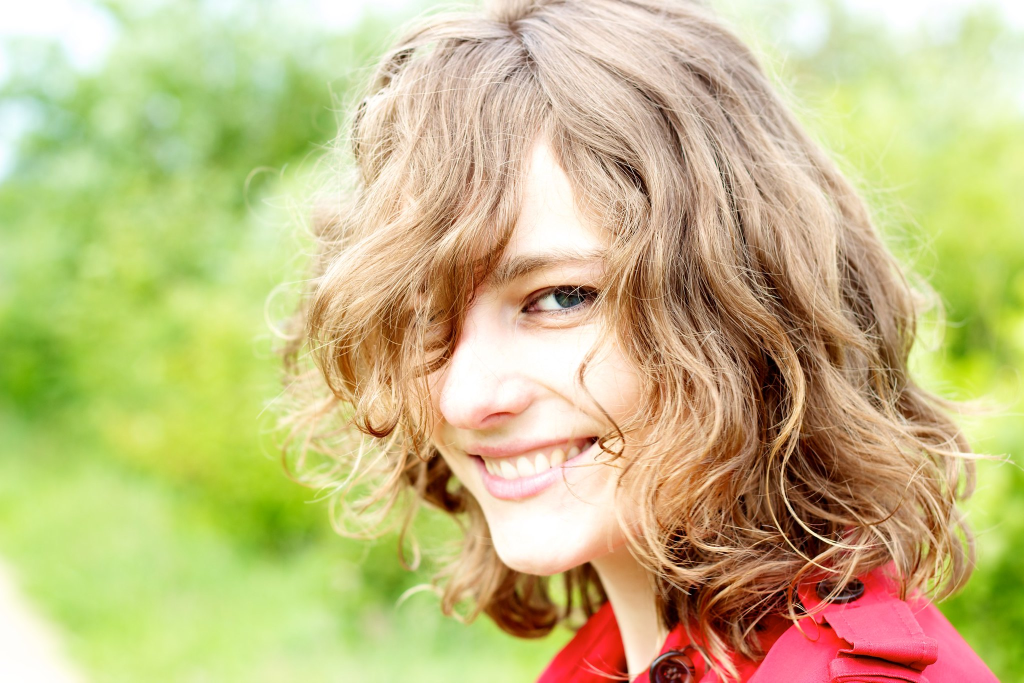
//> input picture low-light/HE/images/input/over_exposure.jpg, 2048 x 1365 px (shown at 1/2 size)
$ ./histogram_equalization_demo   (built with g++ and OpenCV 4)
//> lines starting //> are read from the running program, lines starting //| are printed output that depends on the picture
//C++
#include <cmath>
#include <chrono>
#include <vector>
#include <iostream>
// self
#include "histogram_equalization.h"

namespace {
    // [19 lines left out: functions run, cv_info, cv_show, not called in this run]

    cv::Mat cv_resize(cv::Mat& one_image, const int height, const int width, const int _interpolation=cv::INTER_LINEAR) {
		cv::Mat result;
		cv::resize(one_image, result, cv::Size(width, height), 0, 0, _interpolation);
		return result;
	}

	// [12 lines left out: functions cv_concat, cv_concat, not called in this run]
}


void denoise_gray_demo_1() {
    // ---------- 【1】根据图片路径读取图像
    const char* noise_path = "./images/input/over_exposure.jpg";
    auto low_contrast_image = cv::imread(noise_path);
//> low_contrast_image is the input picture: 1365 rows x 2048 cols, CV_8UC3; mean B, G, R 132, 188.6, 197.5
    if(low_contrast_image.empty()) {
        std::cout << "读取图片  " << noise_path << "  失败 !" << std::endl;
        return;
    }
    // ---------- 【2】灰度图的直方图均衡化
    low_contrast_image = cv_resize(low_contrast_image, 341, 512);
//> in cv_resize, `cv::resize(one_image, result, cv::Size(width, height), 0, 0, _interpol..`:
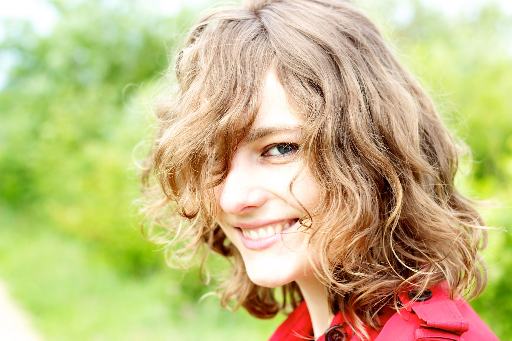
//> result: 341 rows x 512 cols, CV_8UC3; mean B, G, R 131.9, 188.5, 197.4
    cv::cvtColor(low_contrast_image, low_contrast_image, cv::COLOR_BGR2GRAY);
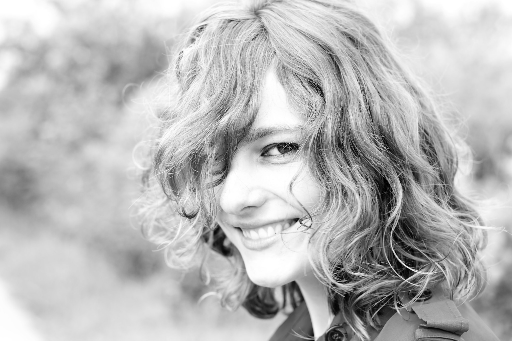
//> low_contrast_image: 341 rows x 512 cols, CV_8UC1; min 0, max 255, mean 184.7
//> (the run ends here: the program needs code that is not available in this run, at `const auto corrected_image = histogram_equalization(low_contrast_image);`)
